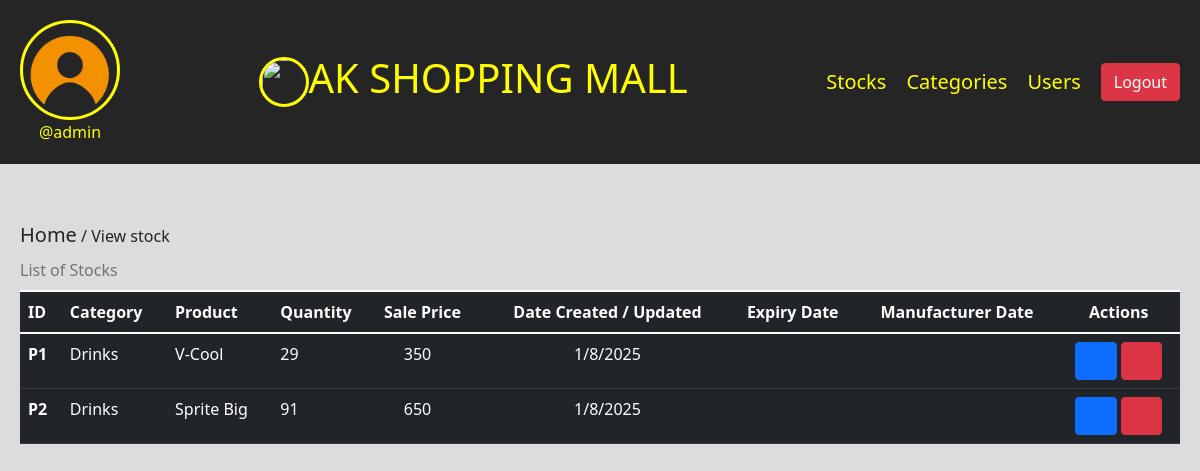
The page /view-stock (signed in) on the database as committed earlier.
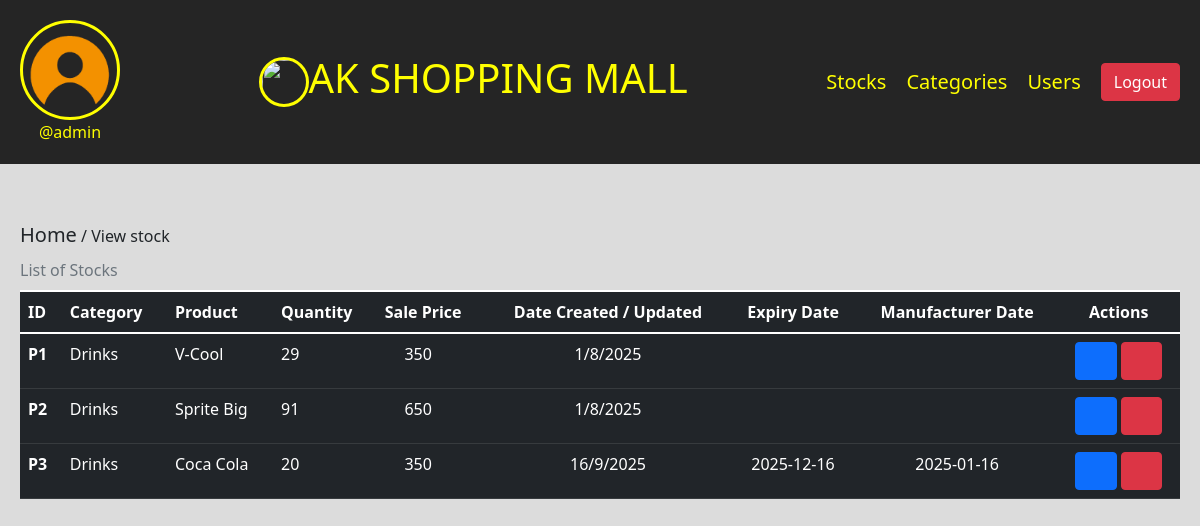
The same page on the database as committed later.
### ims/models.py (models this page shows, shortened)
class Stock(models.Model):
    category = models.CharField(max_length=100, blank=True)
    product_name = models.CharField(max_length=100, blank=True)
    product_qtn = models.IntegerField(blank=True)
    price = models.IntegerField(blank=True)
    sale_price = models.IntegerField(blank=True)
    expiry_date = models.CharField(max_length=100, blank=True)
    manufacturer_date = models.CharField(max_length=100, blank=True)
    date = models.CharField(max_length=100, blank=True)

### ims/views.py (the view)
# urls.py: path('view-stock', views.view_stock, name='view-stock'),
@login_required(login_url='login')
def view_stock(request):
    user = Profile.objects.get(user=request.user)
    stock = Stock.objects.all()
    context = {
        'user':user,
        'stock':stock
    }
    return render(request, 'view-stock.html', context)

### templates/view-stock.html (shortened to what this page needs)
{% load static %}
<!DOCTYPE html>
<html lang="en">
<head>
    <link rel="stylesheet" href="../static/bootstrap/css/bootstrap.min.css">
    <link rel="stylesheet" href="../static/lineawesome/css/line-awesome.min.css">
    <link rel="stylesheet" href="../static/fontawesome-free/css/all.min.css">
</head>
<body>
    <div class="nav">
        <div class="header-section">
            <div class="img">
                <img src="{{user.profileimg.url}}" alt="" height="100" width="100" type="button" data-bs-toggle="offcanvas" data-bs-target="#offcanvasScrolling" aria-controls="offcanvasScrolling">
                <br>
                <span>@{{user.user.username}}</span>
            </div>
            <div class="title">
                <img src="{% static 'img/ak-logo.jpg' %}" height="50" width="50">
                <h2>AK SHOPPING MALL</h2>
            </div>
            <div class="tabs">
                <a href="/view-stock">Stocks</a>
                <a href="/view-category">Categories</a>
                <a href="/view-user">Users</a>
                <a href="/logout" class="btn btn-danger">Logout</a>
            </div>
        </div>
    </div>
    <div class="body-section">
        <span><a href="/" class="text-dark">Home</a> / View stock</span>
        <table class="table caption-top table-dark">
            <caption>List of Stocks</caption>
            <thead>
              <tr>
                <th scope="col">ID</th>
                <th scope="col">Category</th>
                <th scope="col">Product</th>
                <th scope="col">Quantity</th>
                <th scope="col">Sale Price</th>
                <th scope="col" class="text-center">Date Created / Updated</th>
                <th scope="col" class="text-center">Expiry Date</th>
                <th scope="col" class="text-center">Manufacturer Date</th>
                <th scope="col" class="text-center">Actions</th>
              </tr>
            </thead>
            <tbody>
            {% for s in stock %}
              <tr>
                <th scope="row">P{{s.id}}</th>
                <td>{{s.category}}</td>
                <td>{{s.product_name}}</td>
                <td>{{s.product_qtn}}</td>
                <td><i class="fa-solid fa-naira-sign"></i> {{s.sale_price}}</td>
                <td class="text-center">{{s.date}}</td>
                <td class="text-center">{{s.expiry_date}}</td>
                <td class="text-center">{{s.manufacturer_date}}</td>
                <td class="text-center">
                    <a href="/update-stock/{{s.id}}" class="btn btn-primary"><i class="la la-edit"></i></a>
                    <a href="/stock-request-for-delete/{{s.id}}" class="btn btn-danger"><i class="la la-trash"></i></a>
                </td>
              </tr>
              {% endfor %}
            </tbody>
          </table>
    </div>
</body>
</html>

Rows that differ between the two databases and show on the page:
added Stock: id "3", category "Drinks", product_name "Coca Cola", product_qtn "20", sale_price "350", date "16/9/2025", expiry_date "2025-12-16", manufacturer_date "2025-01-16"
